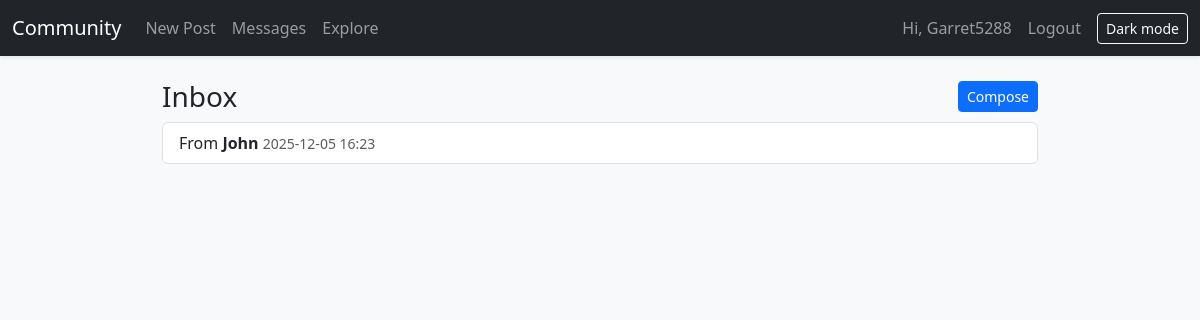
Screenshot of /messages (signed in) with the database file from the repository.
### community_forum.py (models this page shows)
class User(db.Model):
	id = db.Column(db.Integer, primary_key=True)
	username = db.Column(db.String(80), unique=True, nullable=False, index=True)
	email = db.Column(db.String(120), unique=True, nullable=False, index=True)
	password_hash = db.Column(db.String(128), nullable=False)
	is_admin = db.Column(db.Boolean, default=False, nullable=False)
	bio = db.Column(db.Text)
	created_at = db.Column(db.DateTime, default=datetime.utcnow, nullable=False)
	posts = db.relationship('Post', back_populates='author', cascade='all, delete-orphan')
	comments = db.relationship('Comment', back_populates='author', cascade='all, delete-orphan')
	sent_messages = db.relationship('Message', foreign_keys='Message.sender_id', back_populates='sender', cascade='all, delete-orphan')
	received_messages = db.relationship('Message', foreign_keys='Message.recipient_id', back_populates='recipient', cascade='all, delete-orphan')

class Message(db.Model):
	id = db.Column(db.Integer, primary_key=True)
	sender_id = db.Column(db.Integer, db.ForeignKey('user.id'), nullable=False)
	recipient_id = db.Column(db.Integer, db.ForeignKey('user.id'), nullable=False)
	body = db.Column(db.Text, nullable=False)
	created_at = db.Column(db.DateTime, default=datetime.utcnow, nullable=False)
	read_at = db.Column(db.DateTime)
	sender = db.relationship('User', foreign_keys=[sender_id], back_populates='sent_messages')
	recipient = db.relationship('User', foreign_keys=[recipient_id], back_populates='received_messages')

### community_forum.py (the view)
@app.route('/messages')
@login_required
def inbox():
	msgs = Message.query.filter_by(recipient_id=session['uid']).order_by(Message.created_at.desc()).all()
	return render_template('inbox.html', title='Messages', msgs=msgs)

### community_forum.py (called while the page is built)
def current_user():
	uid = session.get('uid')
	if not uid:
		return None
	return User.query.get(uid)

def login_required(fn):
	@wraps(fn)
	def wrapper(*args, **kwargs):
		if not session.get('uid'):
			flash('Please log in first.', 'error')
			return redirect(url_for('login'))
		return fn(*args, **kwargs)
	return wrapper

@app.context_processor
def inject_user_and_csrf():
	u = current_user()
	unread = 0
	if u:
		try:
			unread = Message.query.filter_by(recipient_id=u.id, read_at=None).count()
		except Exception:
			unread = 0
	return {
		'user': u,
		'csrf_token': _csrf_token(),
		'unread_count': unread,
	}

@app.after_request
def add_security_headers(resp):
	csp = (
		"default-src 'self'; "
		"style-src 'self' https://cdn.jsdelivr.net; "
		"script-src 'self' https://cdn.jsdelivr.net; "
		"object-src 'none'; base-uri 'self'; frame-ancestors 'none'"
	)
	resp.headers['Content-Security-Policy'] = csp
	resp.headers['X-Content-Type-Options'] = 'nosniff'
	resp.headers['X-Frame-Options'] = 'DENY'
	resp.headers['Referrer-Policy'] = 'no-referrer'
	return resp

def _csrf_token():
	tok = session.get('csrf_token')
	if not tok:
		import secrets
		tok = secrets.token_urlsafe(32)
		session['csrf_token'] = tok
	return tok

@app.before_request
def enforce_idle_timeout():
	uid = session.get('uid')
	if not uid:
		return
	try:
		last = int(session.get('last_activity') or 0)
	except Exception:
		last = 0
	now = int(time.time())
	idle_limit = app.config['SESSION_IDLE_TIMEOUT_MIN'] * 60
	if last and (now - last) > idle_limit:
		session.clear()
		flash('Session expired due to inactivity. Please log in again.', 'error')
		return redirect(url_for('login'))
	session['last_activity'] = now

### templates/inbox.html
{% extends 'base.html' %}
{% block content %}
<div class="d-flex justify-content-between align-items-center mb-2">
    <h3 class="mb-0">Inbox</h3>
    <a class="btn btn-sm btn-primary" href="{{ url_for('message_compose') }}">Compose</a>
</div>
<div class="list-group">
    {% for m in msgs %}
    <a class="list-group-item list-group-item-action" href="{{ url_for('message_view', msg_id=m.id) }}">
        From <strong>{{ m.sender.username }}</strong>
        <small class="text-muted">{{ m.created_at.strftime('%Y-%m-%d %H:%M') }}</small>
    </a>
    {% endfor %}
</div>
{% endblock %}

### templates/base.html (shortened to what this page needs)
<!doctype html>
<link rel="stylesheet" href="https://cdn.jsdelivr.net/npm/bootstrap@5.3.2/dist/css/bootstrap.min.css">
<link rel="stylesheet" href="{{ url_for('static', filename='app.css') }}">
<nav class="navbar navbar-dark bg-dark navbar-expand-lg">
    <div class="container-fluid">
        <a class="navbar-brand" href="/">Community</a>
        <div class="collapse navbar-collapse" id="nav">
            <ul class="navbar-nav me-auto">
                <li class="nav-item"><a class="nav-link" href="{{ url_for('post_create') }}">New Post</a></li>
                <li class="nav-item">
                    <a class="nav-link position-relative" href="{{ url_for('inbox') }}">
                        Messages
                    </a>
                </li>
                <li class="nav-item"><a class="nav-link" href="{{ url_for('explore') }}">Explore</a></li>
            </ul>
            <ul class="navbar-nav ms-auto align-items-center">
                {% if user %}
                <li class="nav-item"><span class="navbar-text me-2">Hi, {{ user.username }}</span></li>
                <li class="nav-item"><a class="nav-link" href="{{ url_for('logout') }}">Logout</a></li>
                {% else %}
                <li class="nav-item"><a class="nav-link" href="{{ url_for('login') }}">Login</a></li>
                <li class="nav-item"><a class="nav-link" href="{{ url_for('register') }}">Register</a></li>
                {% endif %}
                <li class="nav-item ms-2">
                    <button id="themeToggle" class="btn btn-sm btn-outline-light" type="button">Dark mode</button>
                </li>
            </ul>
        </div>
    </div>
</nav>
<main class="container my-4">
    {% block content %}{% endblock %}
</main>

### static/app.css (style rules this page uses)
.navbar { box-shadow: 0 2px 4px rgba(0, 0, 0, 0.08); }
.list-group-item { background: var(--card-bg); border-color: var(--border); }
a { color: var(--primary); }
.list-group-item-action { color: var(--text); }
.list-group-item-action strong { color: var(--text); }
.container { max-width: 900px; }
.btn-primary { background-color: var(--primary); border-color: var(--primary); color: #ffffff; }
a.btn-primary, button.btn-primary { color: #ffffff !important; }

### rows the page displays
User: username "Garret5288"
Message: sender.username "John", created_at "2025-12-05 16:23"
